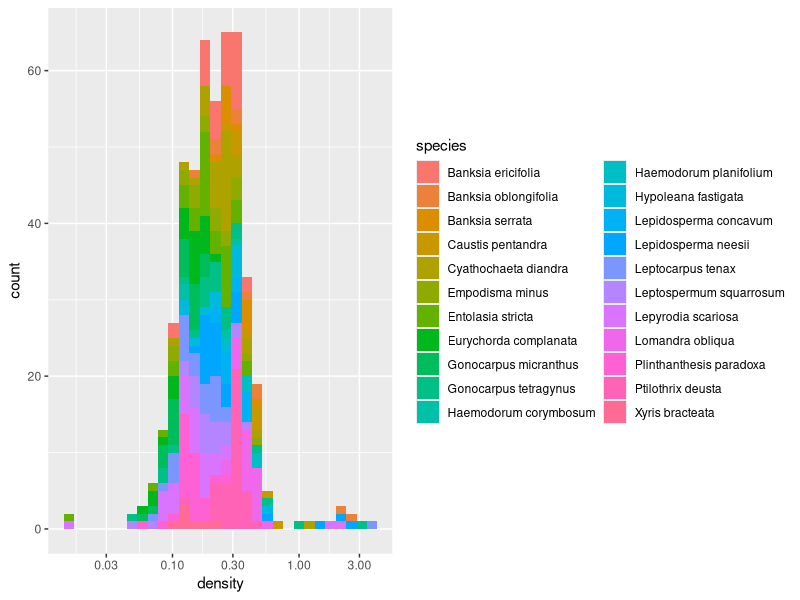
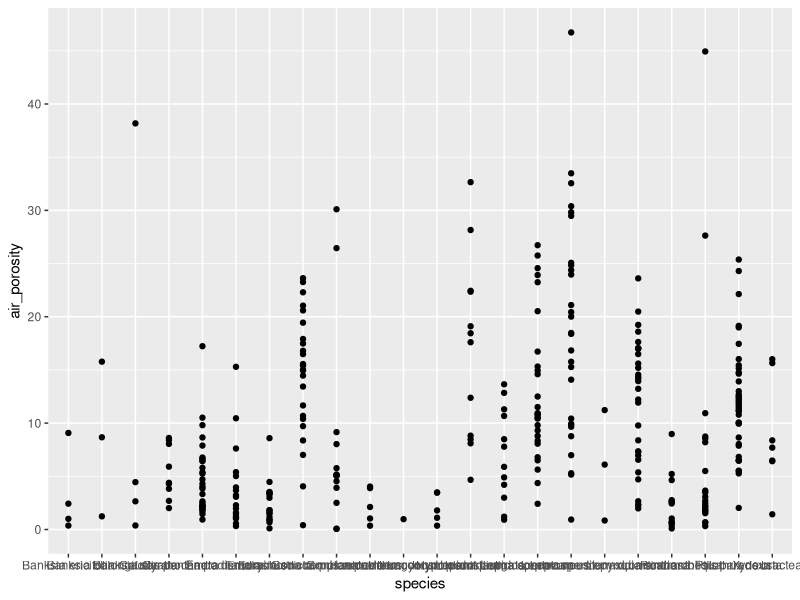
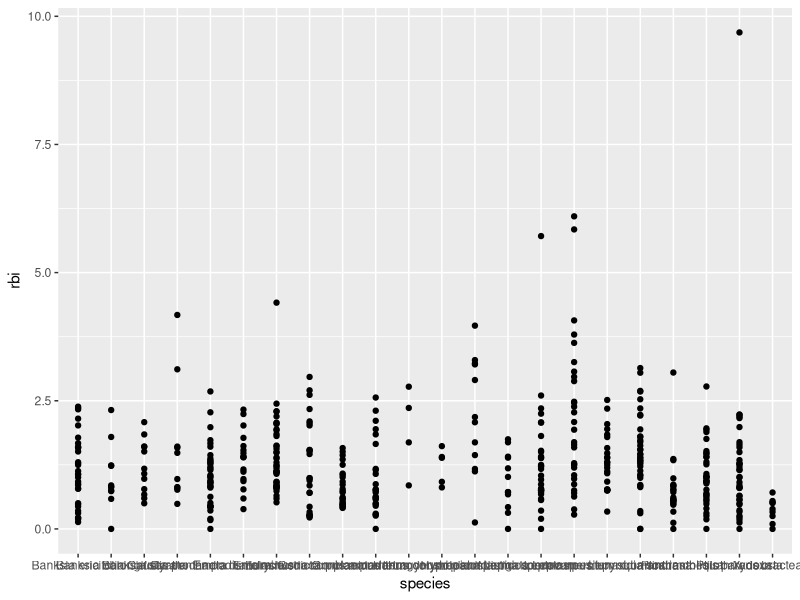

Generate these figures, in order, with R:
## ---- chunk 1
library(tidyverse)
air_porosity <- read_csv("data/air_porosity_complete.csv")
cluster_root_weight <- read_csv("data/cluster_root_weight_data_complete.csv")
dry_root_weight_1 <- read_csv("data/tissue_density_SRL_1.csv")
dry_root_weight_2 <- read_csv("data/tissue_density_SRL_2.csv")
root_length_data <- read_csv("data/branching_intensity_srl_lenght_complete.csv")
## ---- chunk 2
bind_rows(dry_root_weight_1,dry_root_weight_2) %>%
  mutate(unique_id=paste0(site,sample,species,replicate)) %>%
  gather(key=type_of_data,value = mass_measurement,SRL,TD) -> mass_data_gathered
## ---- chunk 3
srl.mass.data<-filter(mass_data_gathered, type_of_data=="SRL", !is.na(mass_measurement) )
head(sort(table(srl.mass.data$unique_id),decreasing = TRUE))
out<-filter(srl.mass.data,unique_id=="S20S2Ptilothrix deusta2")
## ---- chunk 4
td.mass.data<-filter(mass_data_gathered, type_of_data=="TD", !is.na(mass_measurement) )
head(sort(table(td.mass.data$unique_id),decreasing = TRUE))
out<-filter(td.mass.data,unique_id=="S3S3Leptocarpus tenax3")
## ---- chunk 5
root_length_data$unique_id<-paste0(root_length_data$site,root_length_data$sample,root_length_data$species,root_length_data$replicate)
sum(table(root_length_data$unique_id)>1)
## ---- chunk 6
srl.mass.data$unique_id[!srl.mass.data$unique_id %in% root_length_data$unique_id]
## ---- chunk 7
root_length_data$unique_id[!root_length_data$unique_id %in% srl.mass.data$unique_id]
## ---- chunk 8
inner_join(srl.mass.data,root_length_data,by="unique_id") %>%
  mutate(specific_root_length=Length_cm/mass_measurement) -> SRL.DF
## ---- chunk 9
arrange(SRL.DF,desc(specific_root_length)) %>%
  select(unique_id=unique_id,mass=mass_measurement,Length_cm=Length_cm,srl=specific_root_length)->SRL.DF.ORDERED

SRL.DF.ORDERED[1:10,]

arrange(SRL.DF,specific_root_length) %>%
  select(unique_id=unique_id,mass=mass_measurement,Length_cm=Length_cm,srl=specific_root_length)->SRL.DF.ORDERED

SRL.DF.ORDERED[1:10,]
## ---- chunk 10
air_porosity$unique_id<-paste0(air_porosity$site,air_porosity$sample,air_porosity$species,air_porosity$replicate)
out<-sort(table(air_porosity$unique_id),decreasing = TRUE)
out[out>1]
out<-filter(air_porosity,unique_id=="S14S2Lepidosperma neesii2")
## ---- chunk 11
air_porosity$unique_id[!air_porosity$unique_id %in% td.mass.data$unique_id]

td.mass.data$unique_id[!td.mass.data$unique_id %in% air_porosity$unique_id]

## ---- chunk 12
inner_join(air_porosity,td.mass.data,by=c("site", "sample","species")) %>%
  select(site,sample,species,root_volume,mass_measurement) %>%
  mutate(density=mass_measurement/root_volume)-> density.df
## ---- chunk 13
density_missing_data<-filter(density.df,is.na(density))
## ---- chunk 14
gg<-ggplot(density.df,aes(x=density,fill=species))+geom_histogram()+scale_x_log10()
gg
## ---- chunk 15
arrange(density.df,density) 

arrange(density.df,desc(density)) 
## ---- chunk 16
filter(air_porosity,air_porosity>0) %>%
ggplot(aes(y=air_porosity,x=species))+geom_point()

filter(air_porosity,air_porosity>0) %>%
  group_by(species) %>%
  summarize(mean(air_porosity))%>%
  knitr::kable(digits=2)
## ---- chunk 17
filter(air_porosity,air_porosity>35) 
## ---- chunk 18
root_length_data<- mutate(root_length_data,rbi=Number_of_tips/Length_cm)

filter(root_length_data,rbi>7) 


ggplot(root_length_data,aes(y=rbi,x=species))+geom_point()
filter(root_length_data,rbi<7) %>%
  group_by(species) %>%
  summarize(mean.rbi=mean(rbi))%>%
  arrange(mean.rbi)%>%
  knitr::kable(digits=2)
## ---- chunk 19
soil_moisture<-read_csv("data/Soil_Moisture.csv")
test<-inner_join(soil_moisture,mass_data_gathered)

group_by(test,species)%>%
  summarize(median.OM=median(OM),cv.OM=sd(OM)/mean(OM))%>%
  arrange(median.OM) -> species_median_OM
## ---- chunk 20
root_length_data<- mutate(root_length_data,rbi=Number_of_tips/Length_cm)
srl.for.joining<-select(SRL.DF,site=site.x,sample=sample.x,species=species.x,srl=specific_root_length,unique_id)
density.df.for.joining<-select(density.df,site,sample,species,density)
root.length.data.for.joining<-select(root_length_data,site,sample,species,rbi)
air.porosity.for.joining<-select(air_porosity,site,sample,species,air_porosity)
mean.soil<-summarize(group_by(soil_moisture,site),som=mean(OM))

full_join(density.df.for.joining,root.length.data.for.joining) %>%
   full_join(srl.for.joining) %>%
  full_join(air.porosity.for.joining) %>%
    full_join(mean.soil) ->mass_df

  write_csv(mass_df,"mass_output.csv")
  
  #filter(mass_df,air_porosity>0)%>%
  #ggplot(aes(x=som,y=air_porosity))+geom_point()+geom_smooth(method = "lm",se=FALSE)+scale_x_log10()->gg
  #ggplotly(gg)
  
  #ggplot(aes(x=som,y=air_porosity))+geom_point()+geom_smooth(method = "lm",se=FALSE)+scale_x_log10()->gg
  #ggplotly(gg)
  
